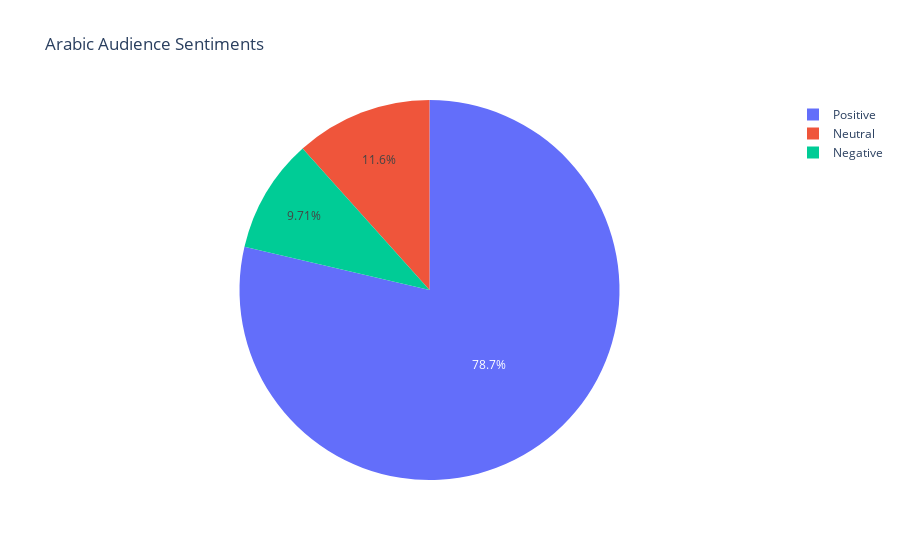
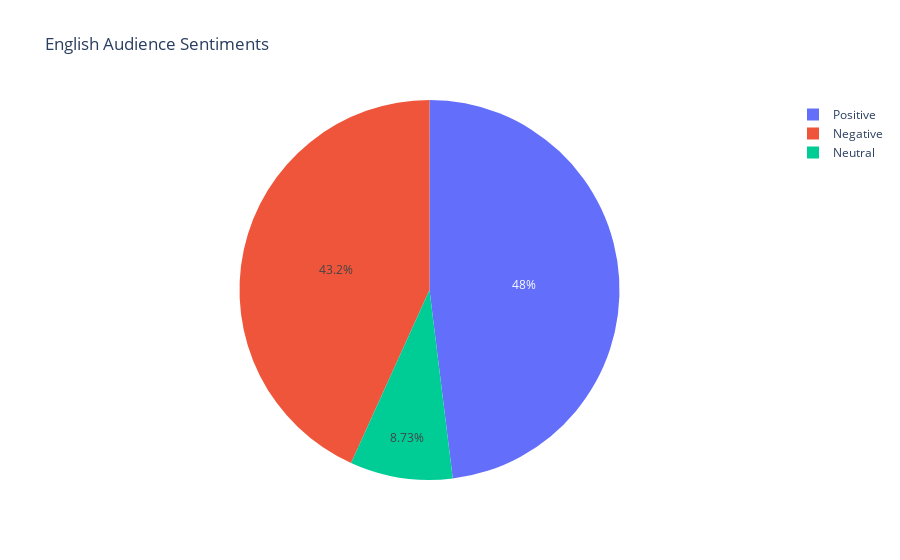

These figures' notebook cell, in order:
### Markdown cell above
### Arabic and english comparison :

### Code cell
#plot Overall Sentiment for both english and arabic  
fig = px.pie(ArabSenti,values=ArabSenti['Sentiment'].value_counts(),names=ArabSenti['Sentiment'].unique(),title='Arabic Audience Sentiments')
fig.show()
fig1 = px.pie(EngSenti,values=EngSenti['Sentiment'].value_counts(),names=EngSenti['Sentiment'].unique(),title='English Audience Sentiments')
fig1.show()

### Figure 1 — Plotly figure (JSON) as saved in the notebook; plotly's stock layout.template omitted (floating-point values rounded to 4 significant figures)
{"data": [{"domain": {"x": [0, 1], "y": [0, 1]}, "hovertemplate": "label=%{label}<br>value=%{value}<extra></extra>", "labels": ["Positive", "Neutral", "Negative"], "legendgroup": "", "name": "", "showlegend": true, "type": "pie", "values": [54451, 8059, 6721]}], "layout": {"legend": {"tracegroupgap": 0}, "title": {"text": "Arabic Audience Sentiments"}}}

### Figure 2 — Plotly figure (JSON) as saved in the notebook; plotly's stock layout.template omitted (floating-point values rounded to 4 significant figures)
{"data": [{"domain": {"x": [0, 1], "y": [0, 1]}, "hovertemplate": "label=%{label}<br>value=%{value}<extra></extra>", "labels": ["Positive", "Negative", "Neutral"], "legendgroup": "", "name": "", "showlegend": true, "type": "pie", "values": [34319, 30875, 6237]}], "layout": {"legend": {"tracegroupgap": 0}, "title": {"text": "English Audience Sentiments"}}}
